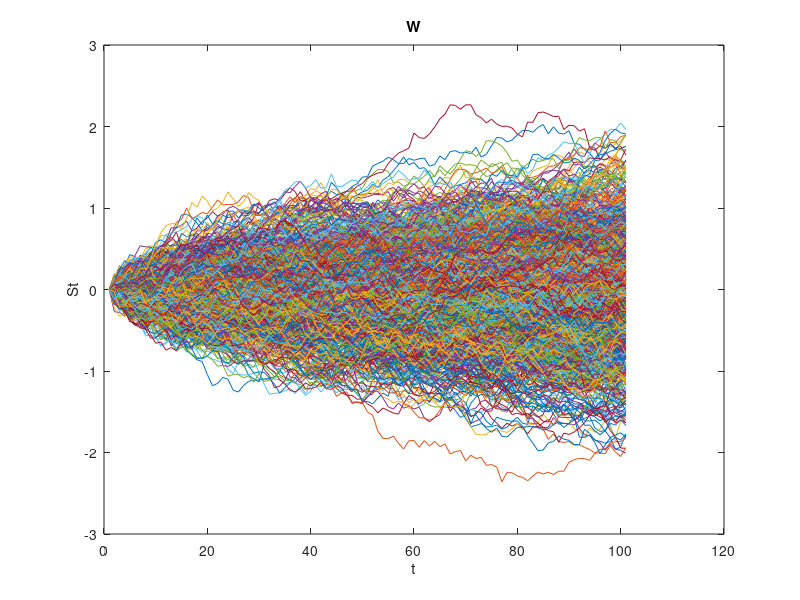
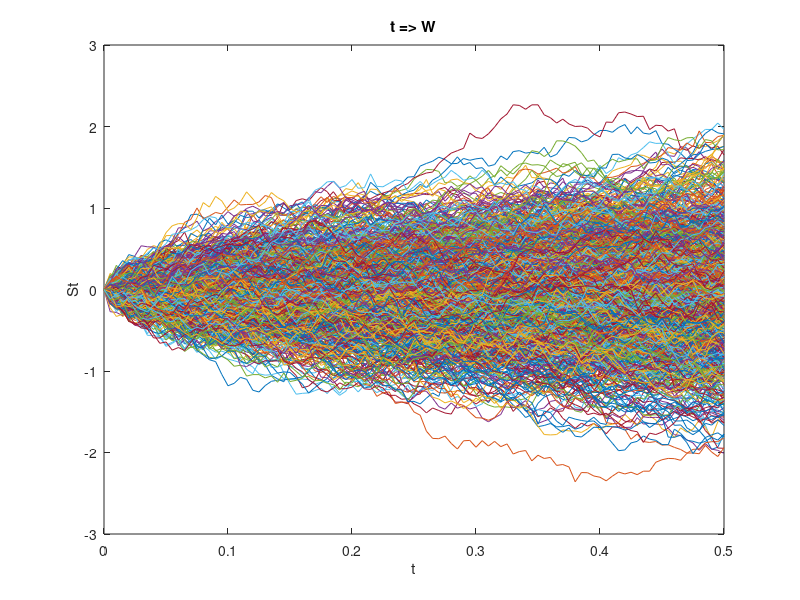
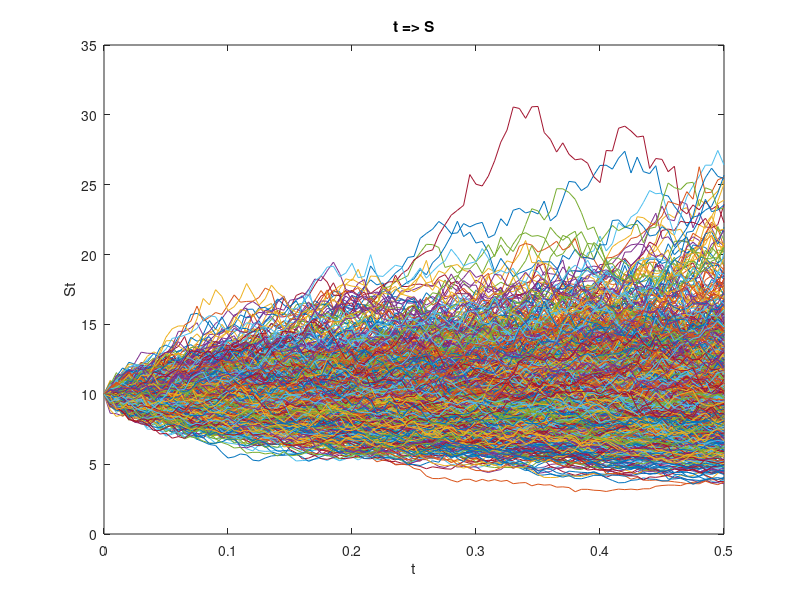

These charts were generated, in order, by the following MATLAB code:
%/////////////////////////-\\\\\\\\\\\\\\\\\\\\\\\\\\\\
%                     PARAMETERS                      %
%/////////////////////////-\\\\\\\\\\\\\\\\\\\\\\\\\\\\
clear;
clc;

%/////////////////////////-\\\\\\\\\\\\\\\\\\\\\\\\\\\\
%                     VARIABLES                       %
%/////////////////////////-\\\\\\\\\\\\\\\\\\\\\\\\\\\\

%Initialization parameters
T = 0.5;
r = 0.1;
sigma = 0.5;
N = 100;
Nmc = 1000;
At = T/N;

%Initialization of coordinates
for k=1:Nmc
    W(1,k) = 0; %Brownian Motion
    S(1,k) = 10; %for underlying asset
end
t = (0:N)*At;

%/////////////////////////-\\\\\\\\\\\\\\\\\\\\\\\\\\\\
%                    MAIN PROGRAM                     %
%         Underlying Asset Monte Carlo Simulation     %
%/////////////////////////-\\\\\\\\\\\\\\\\\\\\\\\\\\\\
for k = 1:Nmc
    for i = 1:N
        g = randn;
        W(i+1,k) = W(i,k) + g * sqrt(At);
        S(i+1,k) = S(i,k) * ((1+(r*At)) + sigma*g*sqrt(At));
    end
end
figure
plot(W);
title('W');
ylabel('St');
xlabel('t');

figure
plot(t,W);
title('t => W');
ylabel('St');
xlabel('t');

figure
plot(t,S);
title('t => S');
ylabel('St');
xlabel('t');